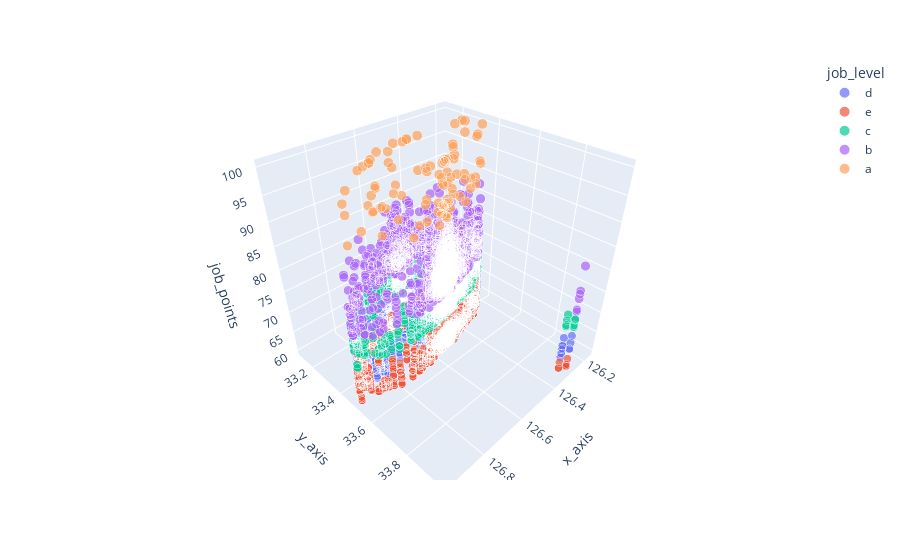

Notebook cell for this chart:
### Code cell
# job_level 별 산점도
# 모든 항목이 해안가를 둘러싸고 거주중
px.scatter_3d(data, x = "x_axis", y = "y_axis", z= 'job_points', size='job_points', color='job_level', size_max = 10)

### Figure 1 — Plotly figure (JSON) as saved in the notebook; plotly's stock layout.template omitted (floating-point values rounded to 4 significant figures; data arrays with more than 128 entries replaced by an {"elided": "..."} marker saying what was removed)
{"data": [{"hovertemplate": "job_level=d<br>x_axis=%{x}<br>y_axis=%{y}<br>job_points=%{marker.size}<extra></extra>", "legendgroup": "d", "marker": {"color": "#636efa", "size": {"elided": "2570 float values"}, "sizemode": "area", "sizeref": 1, "symbol": "circle"}, "mode": "markers", "name": "d", "scene": "scene", "showlegend": true, "type": "scatter3d", "x": {"elided": "2570 float values"}, "y": {"elided": "2570 float values"}, "z": {"elided": "2570 float values"}}, {"hovertemplate": "job_level=e<br>x_axis=%{x}<br>y_axis=%{y}<br>job_points=%{marker.size}<extra></extra>", "legendgroup": "e", "marker": {"color": "#EF553B", "size": {"elided": "2567 float values"}, "sizemode": "area", "sizeref": 1, "symbol": "circle"}, "mode": "markers", "name": "e", "scene": "scene", "showlegend": true, "type": "scatter3d", "x": {"elided": "2567 float values"}, "y": {"elided": "2567 float values"}, "z": {"elided": "2567 float values"}}, {"hovertemplate": "job_level=c<br>x_axis=%{x}<br>y_axis=%{y}<br>job_points=%{marker.size}<extra></extra>", "legendgroup": "c", "marker": {"color": "#00cc96", "size": {"elided": "2563 float values"}, "sizemode": "area", "sizeref": 1, "symbol": "circle"}, "mode": "markers", "name": "c", "scene": "scene", "showlegend": true, "type": "scatter3d", "x": {"elided": "2563 float values"}, "y": {"elided": "2563 float values"}, "z": {"elided": "2563 float values"}}, {"hovertemplate": "job_level=b<br>x_axis=%{x}<br>y_axis=%{y}<br>job_points=%{marker.size}<extra></extra>", "legendgroup": "b", "marker": {"color": "#ab63fa", "size": {"elided": "2452 float values"}, "sizemode": "area", "sizeref": 1, "symbol": "circle"}, "mode": "markers", "name": "b", "scene": "scene", "showlegend": true, "type": "scatter3d", "x": {"elided": "2452 float values"}, "y": {"elided": "2452 float values"}, "z": {"elided": "2452 float values"}}, {"hovertemplate": "job_level=a<br>x_axis=%{x}<br>y_axis=%{y}<br>job_points=%{marker.size}<extra></extra>", "legendgroup": "a", "marker": {"color": "#FFA15A", "size": [98, 100, 89.33, 92, 92, 96, 90.4, 92, 100, 89.33, 100, 89.33, 100, 97.33, 92, 100, 93.6, 100, 92, 93.6, 89.33, 96, 100, 97.33, 92, 98.4, 89.71, 100, 92, 92, 100, 100, 100, 100, 92, 89.33, 92, 100, 92, 92, 89.33, 96, 96, 96, 89.33, 96, 92, 96, 92, 94.67, 100, 100, 100, 100, 100, 89.33, 100, 92, 100, 100, 96, 90.4, 100, 89.33, 92, 100, 89.33, 92, 90, 96, 97.33, 100, 89.33, 90.4, 100, 92, 92, 89.71, 100, 89.33, 93.6, 92, 94, 92, 100, 92, 92, 89.33, 100, 89.33, 92, 100, 92, 92, 90, 100, 100, 100, 90.4, 90.4, 100, 100, 92], "sizemode": "area", "sizeref": 1, "symbol": "circle"}, "mode": "markers", "name": "a", "scene": "scene", "showlegend": true, "type": "scatter3d", "x": [126.6, 126.5, 126.5, 126.5, 126.5, 126.5, 126.5, 126.5, 126.3, 126.5, 126.2, 126.5, 126.9, 126.6, 126.3, 126.5, 126.5, 126.5, 126.5, 126.8, 126.6, 126.4, 126.2, 126.5, 126.6, 126.7, 126.5, 126.3, 126.7, 126.3, 126.5, 126.6, 126.3, 126.5, 126.5, 126.4, 126.5, 126.5, 126.4, 126.5, 126.3, 126.5, 126.4, 126.9, 126.6, 126.5, 126.7, 126.7, 126.3, 126.9, 126.6, 126.5, 126.8, 126.7, 126.6, 126.6, 126.7, 126.7, 126.7, 126.4, 126.6, 126.6, 126.4, 126.6, 126.3, 126.3, 126.2, 126.5, 126.5, 126.5, 126.8, 126.8, 126.9, 126.8, 126.5, 126.5, 126.6, 126.5, 126.5, 126.5, 126.7, 126.4, 126.7, 126.2, 126.2, 126.2, 126.3, 126.5, 126.4, 126.7, 126.5, 126.5, 126.5, 126.5, 126.6, 126.6, 126.6, 126.6, 126.5, 126.7, 126.5, 126.5, 126.5], "y": [33.5, 33.51, 33.51, 33.51, 33.51, 33.51, 33.5, 33.48, 33.41, 33.25, 33.27, 33.45, 33.45, 33.27, 33.41, 33.51, 33.51, 33.5, 33.5, 33.36, 33.29, 33.49, 33.26, 33.5, 33.45, 33.28, 33.51, 33.27, 33.47, 33.31, 33.51, 33.3, 33.36, 33.49, 33.5, 33.47, 33.5, 33.5, 33.48, 33.48, 33.35, 33.5, 33.48, 33.37, 33.27, 33.51, 33.55, 33.55, 33.47, 33.52, 33.52, 33.49, 33.35, 33.31, 33.27, 33.27, 33.33, 33.31, 33.33, 33.43, 33.26, 33.25, 33.41, 33.53, 33.42, 33.42, 33.33, 33.49, 33.48, 33.48, 33.53, 33.53, 33.4, 33.47, 33.5, 33.5, 33.5, 33.5, 33.26, 33.49, 33.27, 33.5, 33.27, 33.35, 33.35, 33.33, 33.22, 33.5, 33.26, 33.27, 33.25, 33.25, 33.5, 33.5, 33.49, 33.49, 33.5, 33.5, 33.5, 33.55, 33.25, 33.25, 33.5], "z": [98, 100, 89.33, 92, 92, 96, 90.4, 92, 100, 89.33, 100, 89.33, 100, 97.33, 92, 100, 93.6, 100, 92, 93.6, 89.33, 96, 100, 97.33, 92, 98.4, 89.71, 100, 92, 92, 100, 100, 100, 100, 92, 89.33, 92, 100, 92, 92, 89.33, 96, 96, 96, 89.33, 96, 92, 96, 92, 94.67, 100, 100, 100, 100, 100, 89.33, 100, 92, 100, 100, 96, 90.4, 100, 89.33, 92, 100, 89.33, 92, 90, 96, 97.33, 100, 89.33, 90.4, 100, 92, 92, 89.71, 100, 89.33, 93.6, 92, 94, 92, 100, 92, 92, 89.33, 100, 89.33, 92, 100, 92, 92, 90, 100, 100, 100, 90.4, 90.4, 100, 100, 92]}], "layout": {"legend": {"itemsizing": "constant", "title": {"text": "job_level"}, "tracegroupgap": 0}, "margin": {"t": 60}, "scene": {"domain": {"x": [0, 1], "y": [0, 1]}, "xaxis": {"title": {"text": "x_axis"}}, "yaxis": {"title": {"text": "y_axis"}}, "zaxis": {"title": {"text": "job_points"}}}}}
